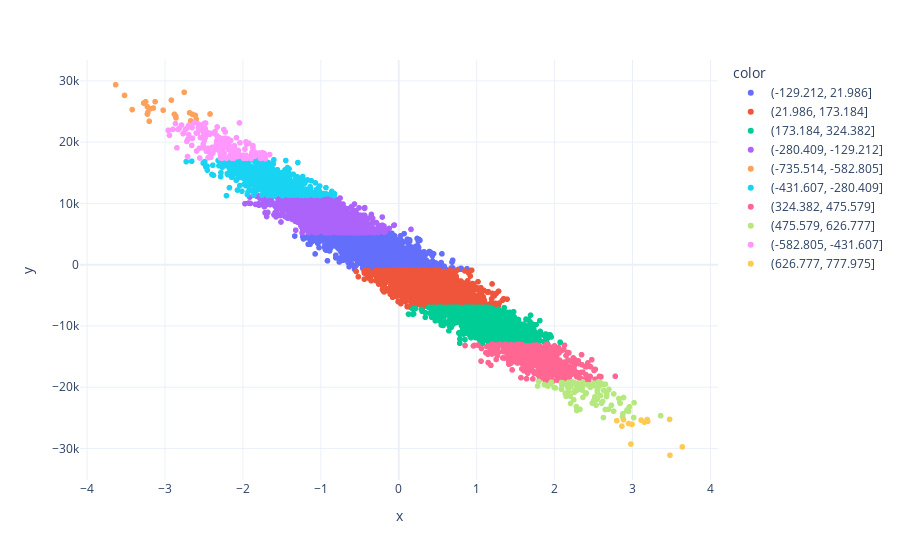

Source (notebook cell):
### Code cell
px.scatter(x=X, y=Y, color= pd.cut(Z,10), template="plotly_white")

### Figure 1 — Plotly figure (JSON) as saved in the notebook; plotly's stock layout.template omitted (floating-point values rounded to 4 significant figures; data arrays with more than 128 entries replaced by an {"elided": "..."} marker saying what was removed)
{"data": [{"hovertemplate": "color=(-129.212, 21.986]<br>x=%{x}<br>y=%{y}<extra></extra>", "legendgroup": "(-129.212, 21.986]", "marker": {"color": "#636efa", "symbol": "circle"}, "mode": "markers", "name": "(-129.212, 21.986]", "showlegend": true, "type": "scattergl", "x": {"elided": "2796 float values"}, "xaxis": "x", "y": {"elided": "2796 float values"}, "yaxis": "y"}, {"hovertemplate": "color=(21.986, 173.184]<br>x=%{x}<br>y=%{y}<extra></extra>", "legendgroup": "(21.986, 173.184]", "marker": {"color": "#EF553B", "symbol": "circle"}, "mode": "markers", "name": "(21.986, 173.184]", "showlegend": true, "type": "scattergl", "x": {"elided": "2585 float values"}, "xaxis": "x", "y": {"elided": "2585 float values"}, "yaxis": "y"}, {"hovertemplate": "color=(173.184, 324.382]<br>x=%{x}<br>y=%{y}<extra></extra>", "legendgroup": "(173.184, 324.382]", "marker": {"color": "#00cc96", "symbol": "circle"}, "mode": "markers", "name": "(173.184, 324.382]", "showlegend": true, "type": "scattergl", "x": {"elided": "1436 float values"}, "xaxis": "x", "y": {"elided": "1436 float values"}, "yaxis": "y"}, {"hovertemplate": "color=(-280.409, -129.212]<br>x=%{x}<br>y=%{y}<extra></extra>", "legendgroup": "(-280.409, -129.212]", "marker": {"color": "#ab63fa", "symbol": "circle"}, "mode": "markers", "name": "(-280.409, -129.212]", "showlegend": true, "type": "scattergl", "x": {"elided": "1741 float values"}, "xaxis": "x", "y": {"elided": "1741 float values"}, "yaxis": "y"}, {"hovertemplate": "color=(-735.514, -582.805]<br>x=%{x}<br>y=%{y}<extra></extra>", "legendgroup": "(-735.514, -582.805]", "marker": {"color": "#FFA15A", "symbol": "circle"}, "mode": "markers", "name": "(-735.514, -582.805]", "showlegend": true, "type": "scattergl", "x": [-3.19, -3.127, -3.203, -3.274, -3.52, -2.86, -2.648, -2.671, -3.249, -2.754, -2.599, -3.226, -3.634, -2.684, -2.61, -2.918, -3.226, -3.15, -3.422, -3.024, -2.863, -2.88, -3.22, -2.422], "xaxis": "x", "y": [25460.0, 26610.0, 23410.0, 26380.0, 27630.0, 23960.0, 24530.0, 23470.0, 26590.0, 28140.0, 23740.0, 24580.0, 29370.0, 24790.0, 24370.0, 26860.0, 25780.0, 25570.0, 25320.0, 25210.0, 24260.0, 24550.0, 24860.0, 24600.0], "yaxis": "y"}, {"hovertemplate": "color=(-431.607, -280.409]<br>x=%{x}<br>y=%{y}<extra></extra>", "legendgroup": "(-431.607, -280.409]", "marker": {"color": "#19d3f3", "symbol": "circle"}, "mode": "markers", "name": "(-431.607, -280.409]", "showlegend": true, "type": "scattergl", "x": {"elided": "617 float values"}, "xaxis": "x", "y": {"elided": "617 float values"}, "yaxis": "y"}, {"hovertemplate": "color=(324.382, 475.579]<br>x=%{x}<br>y=%{y}<extra></extra>", "legendgroup": "(324.382, 475.579]", "marker": {"color": "#FF6692", "symbol": "circle"}, "mode": "markers", "name": "(324.382, 475.579]", "showlegend": true, "type": "scattergl", "x": {"elided": "538 float values"}, "xaxis": "x", "y": {"elided": "538 float values"}, "yaxis": "y"}, {"hovertemplate": "color=(475.579, 626.777]<br>x=%{x}<br>y=%{y}<extra></extra>", "legendgroup": "(475.579, 626.777]", "marker": {"color": "#B6E880", "symbol": "circle"}, "mode": "markers", "name": "(475.579, 626.777]", "showlegend": true, "type": "scattergl", "x": [1.994, 2.263, 2.011, 1.958, 2.546, 2.089, 1.867, 1.782, 2.086, 2.951, 2.405, 2.517, 2.561, 2.363, 2.825, 2.288, 2.521, 2.355, 2.877, 2.091, 2.96, 3.021, 2.757, 2.279, 2.25, 2.205, 2.555, 2.932, 2.43, 2.842, 2.162, 1.946, 2.406, 2.362, 2.178, 2.174, 1.906, 2.283, 2.189, 2.181, 2.872, 2.76, 2.296, 2.249, 2.285, 2.147, 2.399, 2.343, 2.199, 2.326, 2.087, 2.308, 2.585, 2.73, 2.207, 2.532, 2.459, 2.603, 2.927, 2.667, 2.236, 2.589, 2.885, 2.671, 2.279, 2.174, 2.505, 2.627, 2.838, 2.631, 2.503, 3.361, 2.698, 2.574, 2.497, 1.797, 1.914, 2.549, 2.363, 2.439, 2.617, 2.553, 2.483, 2.349, 2.353, 2.246, 2.511, 2.692, 2.136, 2.225, 2.549, 2.628, 2.258, 3.015, 2.106, 2.653, 2.176, 2.651, 2.343, 2.544], "xaxis": "x", "y": [-20050.0, -20740.0, -20120.0, -19180.0, -21990.0, -20310.0, -19570.0, -19800.0, -19250.0, -23940.0, -20990.0, -21560.0, -19730.0, -19780.0, -21850.0, -19860.0, -21950.0, -20480.0, -24320.0, -19680.0, -23200.0, -22530.0, -23910.0, -23170.0, -20820.0, -22650.0, -20380.0, -23700.0, -19590.0, -22620.0, -19770.0, -19450.0, -20930.0, -19140.0, -20050.0, -20210.0, -19760.0, -23800.0, -19210.0, -20640.0, -24820.0, -21110.0, -20440.0, -19220.0, -19340.0, -21480.0, -21100.0, -20070.0, -21460.0, -23620.0, -20330.0, -19910.0, -19210.0, -22950.0, -19860.0, -22930.0, -20010.0, -22620.0, -23830.0, -21520.0, -19430.0, -21360.0, -21700.0, -21080.0, -19630.0, -19550.0, -19360.0, -24950.0, -22520.0, -20530.0, -22170.0, -24650.0, -20370.0, -19830.0, -19720.0, -19050.0, -19830.0, -20490.0, -21660.0, -19590.0, -22320.0, -19200.0, -22590.0, -20130.0, -19640.0, -22050.0, -22170.0, -23600.0, -21000.0, -19100.0, -20770.0, -19540.0, -20530.0, -24960.0, -19300.0, -19500.0, -19230.0, -23640.0, -19530.0, -19970.0], "yaxis": "y"}, {"hovertemplate": "color=(-582.805, -431.607]<br>x=%{x}<br>y=%{y}<extra></extra>", "legendgroup": "(-582.805, -431.607]", "marker": {"color": "#FF97FF", "symbol": "circle"}, "mode": "markers", "name": "(-582.805, -431.607]", "showlegend": true, "type": "scattergl", "x": {"elided": "150 float values"}, "xaxis": "x", "y": {"elided": "150 float values"}, "yaxis": "y"}, {"hovertemplate": "color=(626.777, 777.975]<br>x=%{x}<br>y=%{y}<extra></extra>", "legendgroup": "(626.777, 777.975]", "marker": {"color": "#FECB52", "symbol": "circle"}, "mode": "markers", "name": "(626.777, 777.975]", "showlegend": true, "type": "scattergl", "x": [3.481, 2.884, 2.995, 2.798, 3.64, 3.196, 3.111, 3.189, 2.979, 3.476, 2.864, 2.949, 3.152], "xaxis": "x", "y": [-31110.0, -25290.0, -26060.0, -25470.0, -29750.0, -25570.0, -25370.0, -25280.0, -29290.0, -25250.0, -26350.0, -25930.0, -25710.0], "yaxis": "y"}], "layout": {"legend": {"title": {"text": "color"}, "tracegroupgap": 0}, "margin": {"t": 60}, "xaxis": {"anchor": "y", "domain": [0, 1], "title": {"text": "x"}}, "yaxis": {"anchor": "x", "domain": [0, 1], "title": {"text": "y"}}}}
